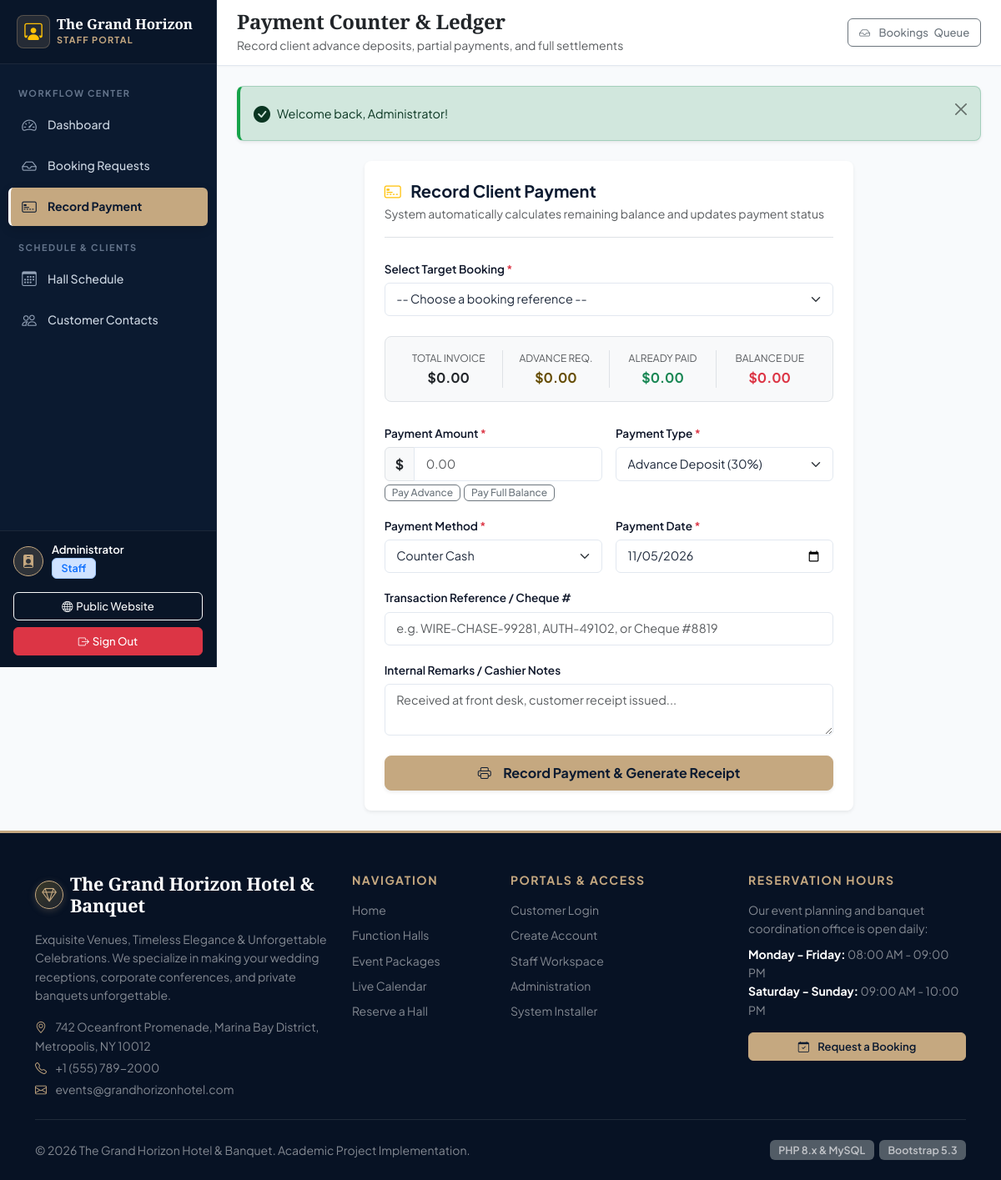
Screenshot of /staff/record_payment.php (signed in) with the database file from the repository.
### tables this page shows
CREATE TABLE `system_settings` (
    `id` INT UNSIGNED PRIMARY KEY DEFAULT 1,
    `hotel_name` VARCHAR(120) NOT NULL DEFAULT 'The Grand Horizon Hotel & Banquet',
    `hotel_tagline` VARCHAR(200) NOT NULL DEFAULT 'Exquisite Venues & Unforgettable Celebrations',
    `address` TEXT NOT NULL,
    `city_state_zip` VARCHAR(120) NOT NULL DEFAULT 'Oceanfront Avenue, Suite 100, Metropolis',
    `phone` VARCHAR(30) NOT NULL DEFAULT '+1 (555) 789-2000',
    `email` VARCHAR(100) NOT NULL DEFAULT 'events@grandhorizonhotel.com',
    `website` VARCHAR(100) NOT NULL DEFAULT 'www.grandhorizonhotel.com',
    `currency_symbol` VARCHAR(10) NOT NULL DEFAULT 'LKR',
    `tax_percentage` DECIMAL(5,2) NOT NULL DEFAULT 10.00,
    `advance_percentage` DECIMAL(5,2) NOT NULL DEFAULT 30.00,
    `cancellation_policy` TEXT NULL,
    `updated_at` TIMESTAMP DEFAULT CURRENT_TIMESTAMP ON UPDATE CURRENT_TIMESTAMP
);

### includes/functions.php (called while the page is built, shortened)
<?php
function e(?string $string): string {
    return htmlspecialchars($string ?? '', ENT_QUOTES, 'UTF-8');
}
function get_system_settings(): array {
    static $settings = null;
    if ($settings === null) {
        try {
            $pdo = Database::getConnection();
            $stmt = $pdo->query("SELECT * FROM `system_settings` WHERE `id` = 1 LIMIT 1");
            $data = $stmt->fetch();
            if ($data) {
                $settings = $data;
            }
        } catch (Exception $e) {
            $settings = [
                'hotel_name'         => 'The Grand Horizon Hotel & Banquet',
                'currency_symbol'    => 'LKR',
                'tax_percentage'     => 10.00,
                'advance_percentage' => 30.00,
            ];
        }
    }
    return $settings;
}
function format_currency($amount): string {
    $settings = get_system_settings();
    $sym = trim($settings['currency_symbol'] ?? 'LKR');
    return $sym . ' ' . number_format((float)$amount, 2);
}

### staff/record_payment.php (the view, shortened to what this page needs)
<?php
require_once __DIR__ . '/../includes/functions.php';
require_once __DIR__ . '/../includes/header.php';
?>
<div class="dashboard-wrapper">
    <?php require __DIR__ . '/../includes/staff_sidebar.php'; ?>
    <div class="main-content">
        <header class="topbar">
            <div class="d-flex align-items-center gap-3">
                <div>
                    <h4 class="mb-0 fw-bold text-dark">Payment Counter & Ledger</h4>
                    <small class="text-muted d-none d-sm-inline">Record client advance deposits, partial payments, and full settlements</small>
                </div>
            </div>
            <div>
                <a href="<?= BASE_URL ?>staff/bookings.php" class="btn btn-outline-secondary btn-sm">
                    <i class="bi bi-inbox me-1"></i> <span class="d-none d-sm-inline">Bookings</span> Queue
                </a>
            </div>
        </header>
        <div class="content-body">
            <?php require __DIR__ . '/../includes/alerts.php'; ?>
            <div class="row justify-content-center">
                <div class="col-lg-8">
                    <div class="card shadow-sm border-0 rounded-3 p-4 bg-white">
                        <div class="border-bottom pb-3 mb-4">
                            <h5 class="fw-bold text-navy mb-1" style="color:#0b1a30;">
                                <i class="bi bi-credit-card-2-front text-warning me-2"></i> Record Client Payment
                            </h5>
                            <p class="text-muted small mb-0">System automatically calculates remaining balance and updates payment status</p>
                        </div>
                        <form method="POST" action="record_payment.php" id="paymentRecordForm">
                            <div class="mb-4">
                                <label class="form-label fw-semibold small">Select Target Booking <span class="text-danger">*</span></label>
                                <select name="booking_id" id="paymentBookingSelect" class="form-select" required onchange="updateBookingFinancials(this)">
                                    <option value="">-- Choose a booking reference --</option>
                                </select>
                            </div>
                            <div class="p-3 bg-light rounded-3 border mb-4" id="financialPreviewBox">
                                <div class="row g-2 text-center">
                                    <div class="col-3">
                                        <small class="text-muted d-block" style="font-size:0.75rem;">TOTAL INVOICE</small>
                                        <strong class="text-dark" id="dispTotal">$0.00</strong>
                                    </div>
                                    <div class="col-3 border-start">
                                        <small class="text-muted d-block" style="font-size:0.75rem;">ADVANCE REQ.</small>
                                        <strong class="text-warning-emphasis" id="dispAdvanceReq">$0.00</strong>
                                    </div>
                                    <div class="col-3 border-start">
                                        <small class="text-muted d-block" style="font-size:0.75rem;">ALREADY PAID</small>
                                        <strong class="text-success" id="dispPaid">$0.00</strong>
                                    </div>
                                    <div class="col-3 border-start">
                                        <small class="text-muted d-block" style="font-size:0.75rem;">BALANCE DUE</small>
                                        <strong class="text-danger" id="dispBalance">$0.00</strong>
                                    </div>
                                </div>
                            </div>
                            <div class="row g-3 mb-3">
                                <div class="col-md-6">
                                    <label class="form-label fw-semibold small">Payment Amount <span class="text-danger">*</span></label>
                                    <div class="input-group">
                                        <span class="input-group-text bg-light fw-bold">$</span>
                                        <input type="number" step="0.01" min="1" name="amount" id="paymentAmountInput" class="form-control" placeholder="0.00" required>
                                    </div>
                                    <div class="mt-1 d-flex gap-1">
                                        <button type="button" class="btn btn-outline-secondary btn-sm py-0 px-2" style="font-size:0.75rem;" onclick="fillAmount('advance')">Pay Advance</button>
                                        <button type="button" class="btn btn-outline-secondary btn-sm py-0 px-2" style="font-size:0.75rem;" onclick="fillAmount('balance')">Pay Full Balance</button>
                                    </div>
                                </div>
                                <div class="col-md-6">
                                    <label class="form-label fw-semibold small">Payment Type <span class="text-danger">*</span></label>
                                    <select name="payment_type" id="paymentTypeSelect" class="form-select" required>
                                        <option value="advance">Advance Deposit (30%)</option>
                                    </select>
                                </div>
                                <div class="col-md-6">
                                    <label class="form-label fw-semibold small">Payment Method <span class="text-danger">*</span></label>
                                    <select name="payment_method" class="form-select" required>
                                        <option value="cash">Counter Cash</option>
                                    </select>
                                </div>
                                <div class="col-md-6">
                                    <label class="form-label fw-semibold small">Payment Date <span class="text-danger">*</span></label>
                                    <input type="date" name="payment_date" class="form-control" value="<?= date('Y-m-d') ?>" required>
                                </div>
                                <div class="col-md-12">
                                    <label class="form-label fw-semibold small">Transaction Reference / Cheque #</label>
                                    <input type="text" name="transaction_reference" class="form-control" placeholder="e.g. WIRE-CHASE-99281, AUTH-49102, or Cheque #8819">
                                </div>
                                <div class="col-md-12">
                                    <label class="form-label fw-semibold small">Internal Remarks / Cashier Notes</label>
                                    <textarea name="notes" class="form-control" rows="2" placeholder="Received at front desk, customer receipt issued..."></textarea>
                                </div>
                            </div>
                            <div class="d-grid mt-4">
                                <button type="submit" class="btn btn-gold btn-lg py-2 fw-bold shadow-sm">
                                    <i class="bi bi-printer me-2"></i> Record Payment & Generate Receipt
                                </button>
                            </div>
                        </form>
                    </div>
                </div>
            </div>
        </div>
    </div>
</div>
<?php require_once __DIR__ . '/../includes/footer.php'; ?>

### includes/footer.php (shortened to what this page needs)
<?php
$settings = get_system_settings();
?>
<footer class="bg-navy text-white pt-5 pb-4 mt-auto" style="background-color: #071224; border-top: 3px solid #c5a880;">
    <div class="container">
        <div class="row g-4">
            <div class="col-lg-4 col-md-6">
                <div class="d-flex align-items-center gap-2 mb-3">
                    <span class="hotel-crest" style="width:34px; height:34px; font-size:1.1rem;"><i class="bi bi-gem"></i></span>
                    <h5 class="luxury-heading text-white mb-0" style="font-size: 1.35rem;">
                        <?= e($settings['hotel_name']) ?>
                    </h5>
                </div>
                <p class="text-white-50 small mb-3">
                    <?= e($settings['hotel_tagline']) ?>. We specialize in making your wedding receptions, corporate conferences, and private banquets unforgettable.
                </p>
                <div class="text-white-50 small">
                    <p class="mb-1"><i class="bi bi-geo-alt text-gold me-2"></i> <?= e($settings['address']) ?>, <?= e($settings['city_state_zip']) ?></p>
                    <p class="mb-1"><i class="bi bi-telephone text-gold me-2"></i> <?= e($settings['phone']) ?></p>
                    <p class="mb-0"><i class="bi bi-envelope text-gold me-2"></i> <?= e($settings['email']) ?></p>
                </div>
            </div>
            <div class="col-lg-2 col-md-6">
                <h6 class="text-uppercase fw-bold text-gold small mb-3" style="letter-spacing: 1.5px;">Navigation</h6>
                <ul class="list-unstyled text-white-50 small mb-0">
                    <li class="mb-2"><a href="<?= BASE_URL ?>index.php" class="text-white-50 text-decoration-none hover-gold">Home</a></li>
                    <li class="mb-2"><a href="<?= BASE_URL ?>halls.php" class="text-white-50 text-decoration-none hover-gold">Function Halls</a></li>
                    <li class="mb-2"><a href="<?= BASE_URL ?>packages.php" class="text-white-50 text-decoration-none hover-gold">Event Packages</a></li>
                    <li class="mb-2"><a href="<?= BASE_URL ?>availability.php" class="text-white-50 text-decoration-none hover-gold">Live Calendar</a></li>
                    <li class="mb-2"><a href="<?= BASE_URL ?>customer/book.php" class="text-white-50 text-decoration-none hover-gold">Reserve a Hall</a></li>
                </ul>
            </div>
            <div class="col-lg-3 col-md-6">
                <h6 class="text-uppercase fw-bold text-gold small mb-3" style="letter-spacing: 1.5px;">Portals & Access</h6>
                <ul class="list-unstyled text-white-50 small mb-0">
                    <li class="mb-2"><a href="<?= BASE_URL ?>login.php" class="text-white-50 text-decoration-none hover-gold">Customer Login</a></li>
                    <li class="mb-2"><a href="<?= BASE_URL ?>register.php" class="text-white-50 text-decoration-none hover-gold">Create Account</a></li>
                    <li class="mb-2"><a href="<?= BASE_URL ?>staff/dashboard.php" class="text-white-50 text-decoration-none hover-gold">Staff Workspace</a></li>
                    <li class="mb-2"><a href="<?= BASE_URL ?>admin/dashboard.php" class="text-white-50 text-decoration-none hover-gold">Administration</a></li>
                    <li class="mb-2"><a href="<?= BASE_URL ?>install.php" class="text-white-50 text-decoration-none hover-gold">System Installer</a></li>
                </ul>
            </div>
            <div class="col-lg-3 col-md-6">
                <h6 class="text-uppercase fw-bold text-gold small mb-3" style="letter-spacing: 1.5px;">Reservation Hours</h6>
                <p class="text-white-50 small mb-2">
                    Our event planning and banquet coordination office is open daily:
                </p>
                <ul class="list-unstyled text-white-50 small mb-3">
                    <li><strong class="text-white">Monday - Friday:</strong> 08:00 AM - 09:00 PM</li>
                    <li><strong class="text-white">Saturday - Sunday:</strong> 09:00 AM - 10:00 PM</li>
                </ul>
                <a href="<?= BASE_URL ?>customer/book.php" class="btn btn-gold btn-sm w-100">
                    <i class="bi bi-calendar-check me-1"></i> Request a Booking
                </a>
            </div>
        </div>
        <hr class="border-secondary my-4 opacity-25">
        <div class="d-flex flex-column flex-md-row justify-content-between align-items-center small text-white-50">
            <div>
                &copy; <?= date('Y') ?> <?= e($settings['hotel_name']) ?>. Academic Project Implementation.
            </div>
            <div class="mt-2 mt-md-0">
                <span class="badge bg-secondary opacity-75">PHP 8.x & MySQL</span>
                <span class="badge bg-secondary opacity-75 ms-1">Bootstrap 5.3</span>
            </div>
        </div>
    </div>
</footer>
</body>
</html>

### rows the page displays
system_settings: hotel_name "The Grand Horizon Hotel & Banquet", hotel_tagline "Exquisite Venues, Timeless Elegance & Unforgettable Celebrations", address "742 Oceanfront Promenade, Marina Bay District", city_state_zip "Metropolis, NY 10012", phone "+1 (555) 789-2000", email "events@grandhorizonhotel.com"

### other values shown
$staffUser['name'] "Administrator"
$flash['message'] "Welcome back, Administrator!"
